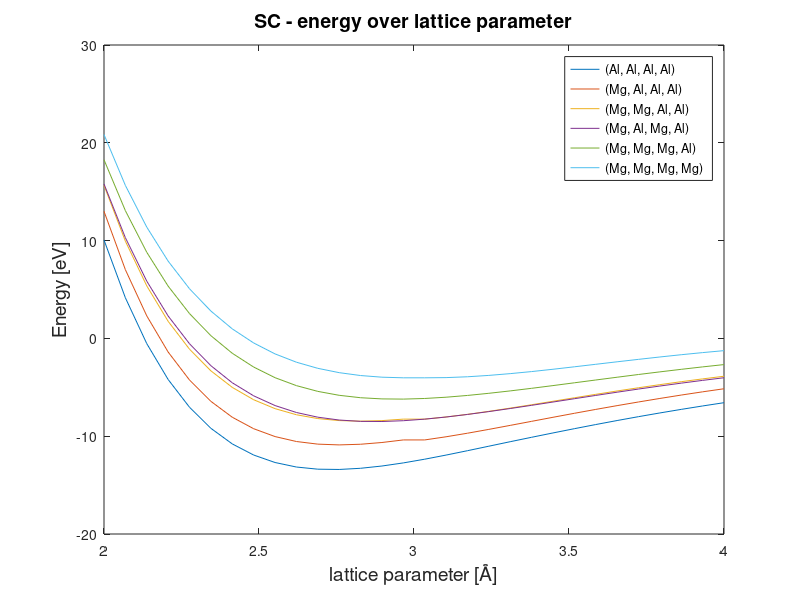

Write the MATLAB code that produced this figure. (Note: this script raises an error after producing the figure.)
%% import all sc data
% The commented first part reads from data file, but we saved the data in
% variable sc.mat that is imported further down to not have to work with
% all this text!

% clear all
% clc
% %the ones from 2 to 6
% temp(1,:) = dlmread('data/2to6in60_k8/4al_sc_2to6in60_co300','\t',11,0); %(0,0,0,0)
% temp(2,:) = dlmread('data/2to6in60_k8/mgalmgal_sc_2to6in60_co300','\t',11,0); %(1,0,1,0)
% temp(3,:) = dlmread('data/2to6in60_k8/3mg1al_sc_2to6in60_co300','\t',11,0); %(1,1,1,0)
% 
% %the ones that were run in two sets from 2 to 4
% a = dlmread('data/2to3in15_k8/1mg3al_sc_2to3in15_co300','\t',11,0); %(1,0,0,0)
% b = dlmread('data/3to4in15_k8/1mg3al_sc_3to4in15_co300','\t',11,0); 
% sc(2,:) = [a; b]';
% 
% a = dlmread('data/2to3in15_k8/2al2mg_sc_2to3in15_co300','\t',11,0); %(1,1,0,0)
% b = dlmread('data/3to4in15_k8/2al2mg_sc_3to4in15_co300','\t',11,0); 
% sc(3,:) = [a; b]';
% 
% a = dlmread('data/2to3in15_k8/4mg_sc_2to3in15_co300','\t',11,0); %(1,1,1,1)
% b = dlmread('data/3to4in15_k8/4mg_sc_3to4in15_co300','\t',11,0); 
% sc(6,:) = [a; b]';
% 
% %Samlar allt i sc:
% sc(1,:) = temp(1, 1:30);
% sc(4:5,:) = temp(2:3, 1:30);

%x2to6 = linspace(2, 6, 60);
%plot(x2to6, temp) % plottar de med data för 2 till 6
clear all
clc

load('data/sc.mat')
x2to4 = linspace(2, 4, 30);
plot(x2to4, sc)
title('SC - energy over lattice parameter', 'FontSize', 14)
xlabel('lattice parameter [Å]', 'FontSize', 14)
ylabel('Energy [eV]', 'FontSize', 14)
legend('(Al, Al, Al, Al)', '(Mg, Al, Al, Al)', '(Mg, Mg, Al, Al)', '(Mg, Al, Mg, Al)', '(Mg, Mg, Mg, Al)', '(Mg, Mg, Mg, Mg)')
% x2to6 = linspace(2, 6, 60);
% x2to4 = linspace(2, 4, 30);
% hold on
% plot(x2to6, temp)
% plot(x2to4, sc)

%% fcc

clear all
clc

data = zeros(5,30);
data(1,:) = dlmread('data/3to5in30_k8/4al_fcc_3to5in30_co300_k8','\t',11,0);
data(2,:) = dlmread('data/3to5in30_k8/1mg3al_fcc_3to5in30_co300_k8','\t',11,0);

temp = dlmread('data/2to6in60_k8/2al2mg_fcc_2to6in60_co300_k8','\t',11,0);
temp = temp(16:end-15);
data(3,:) = temp';

data(4,:) = dlmread('data/3to5in30_k8/3mg1al_fcc_3to5in30_co300_k8','\t',11,0);
data(5,:) = dlmread('data/3to5in30_k8/4mg_fcc_3to5in30_co300_k8','\t',11,0);


x = linspace(3,5,30);
plot(x,data)

fcc = data;

%save('data/fcc.mat','fcc')


%% bcc, seems like we have the full range

clear all
clc

data = zeros(6,60);
data(1,:) = dlmread('data/2to6in60_k8/4al_bcc_2to6in60_co300_k8','\t',11,0);
data(2,:) = dlmread('data/2to6in60_k8/1mg3al_bcc_2to6in60_co300_k8','\t',11,0);
data(3,:) = dlmread('data/2to6in60_k8/2al2mg_bcc_2to6in60_co300_k8','\t',11,0);
data(4,:) = dlmread('data/2to6in60_k8/mgalmgal_bcc_2to6in60_co300_k8','\t',11,0);
data(5,:) = dlmread('data/2to6in60_k8/3mg1al_bcc_2to6in60_co300_k8','\t',11,0);
data(6,:) = dlmread('data/2to6in60_k8/4mg_bcc_2to6in60_co300_k8','\t',11,0);

x = linspace(2,6,60);
plot(x,data)

bcc_full = data;    

%save('data/bcc.mat','bcc_full')



%% K sweep

clear all
clc

data = dlmread('sweepKData','\t');
plot(data(:,1),data(:,2))


%% cutoff sweep

clear all
clc

data = dlmread('sweepCutoffData','\t');
plot(data(:,1),data(:,2))

